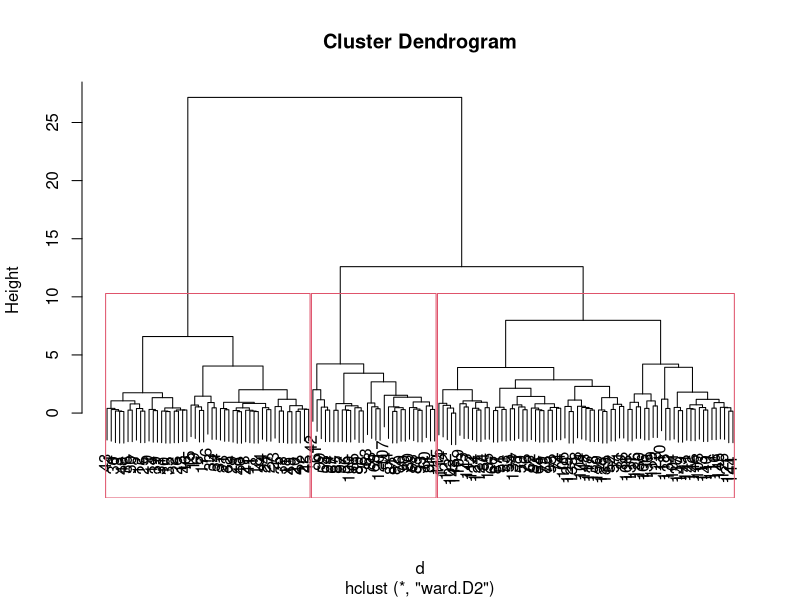
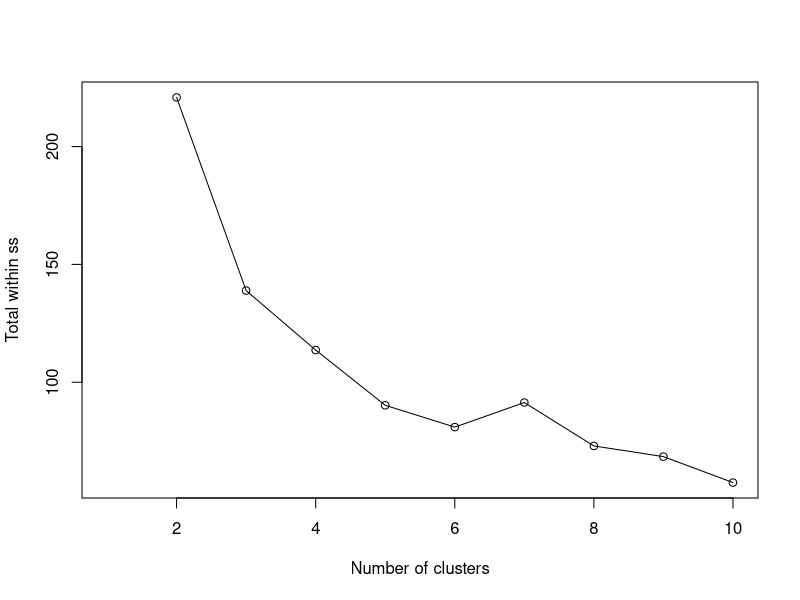

The R script that drew these images, in order:
dat=iris[,1:4]
pmatrix=scale(dat)
d=dist(pmatrix)
View(pmatrix)
c=hclust(d,method = "ward.D2")
plot(c)
rect.hclust(c,k=3)
groups<-cutree(c,k=3)
table(iris$Species,groups)
View(iris)
totwinss=c()
for (k in 2:10) {
  k_cl=kmeans(pmatrix,k)
  totwinss[k]<-k_cl$tot.withinss
}
plot(1:10,totwinss,xlab = "Number of clusters",ylab = "Total within ss")
lines(1:10,totwinss)
k_cl=kmeans(pmatrix,3)
table(iris$Species,k_cl$cluster)
